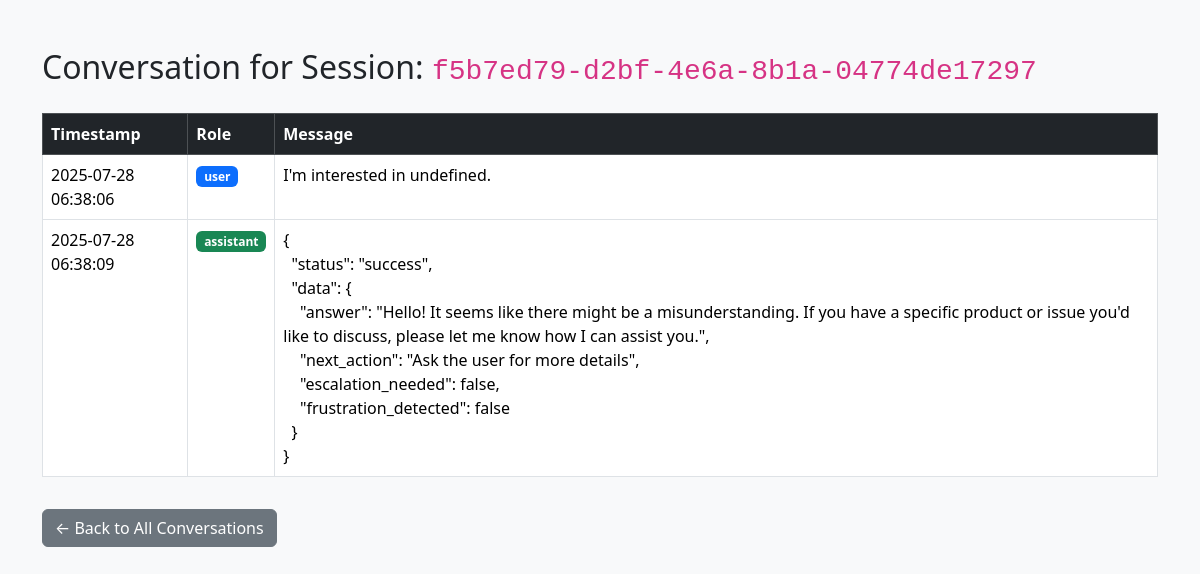
The page /admin/conversations/f5b7ed79-d2bf-4e6a-8b1a-04774de17297 (signed in) on the database its author committed.
### tables this page shows
CREATE TABLE history (
            id INTEGER PRIMARY KEY AUTOINCREMENT,
            session_id TEXT NOT NULL,
            role TEXT NOT NULL,
            content TEXT NOT NULL,
            tool_name TEXT,
            tool_args TEXT,
            tool_response TEXT,
            timestamp TIMESTAMP DEFAULT CURRENT_TIMESTAMP,
            message_index INTEGER,
            FOREIGN KEY (session_id) REFERENCES session(session_id)
        );

### app.py (the view)
@app.get("/admin/conversations/{session_id}")
async def view_conversation(request: Request, session_id: str):
    if not request.session.get("admin_logged_in"):
        return RedirectResponse(url="/admin", status_code=303)
    conn = sqlite3.connect("chat_history.db")
    conn.row_factory = sqlite3.Row
    c = conn.cursor()
    c.execute("""
        SELECT role, content, timestamp FROM history
        WHERE session_id = ?
        ORDER BY timestamp ASC
    """, (session_id,))
    messages = c.fetchall()
    conn.close()
    return templates.TemplateResponse("admin_view_conversation.html", {
        "request": request,
        "session_id": session_id,
        "messages": messages
    })

### templates/admin_view_conversation.html (shortened to what this page needs)
<!DOCTYPE html>
<html lang="en">
<head>
    <link href="https://cdn.jsdelivr.net/npm/bootstrap@5.3.3/dist/css/bootstrap.min.css" rel="stylesheet">
</head>
<body class="bg-light">
    <div class="container py-5">
        <h2 class="mb-4">Conversation for Session: <code>{{ session_id }}</code></h2>
        <table class="table table-bordered table-hover bg-white">
            <thead class="table-dark">
                <tr>
                    <th scope="col">Timestamp</th>
                    <th scope="col">Role</th>
                    <th scope="col">Message</th>
                </tr>
            </thead>
            <tbody>
                {% for msg in messages %}
                <tr>
                    <td>{{ msg.timestamp }}</td>
                    <td><span class="badge {% if msg.role == 'user' %}bg-primary{% elif msg.role == 'assistant' %}bg-success{% else %}bg-secondary{% endif %}">{{ msg.role }}</span></td>
                    <td style="white-space: pre-wrap;">{{ msg.content }}</td>
                </tr>
                {% endfor %}
            </tbody>
        </table>
        <a href="/admin/conversations" class="btn btn-secondary mt-3">← Back to All Conversations</a>
    </div>
</body>
</html>

### rows shown on the page
history: timestamp "2025-07-28 06:38:06", role "user", content "I'm interested in undefined."
history: timestamp "2025-07-28 06:38:09", role "assistant", content "{ \"status\": \"success\", \"data\": { \"answer\": \"Hello! It seems like there might be a misunderstanding. If you have a specific product or issue you'd like to discuss, please let me know how I can assist you.\", \"next_action\": \"Ask the user for more details\", \"escalation_needed\": false, \"frustration_detected\": false } }"

### other values the page prints
{{ session_id }} "f5b7ed79-d2bf-4e6a-8b1a-04774de17297"
